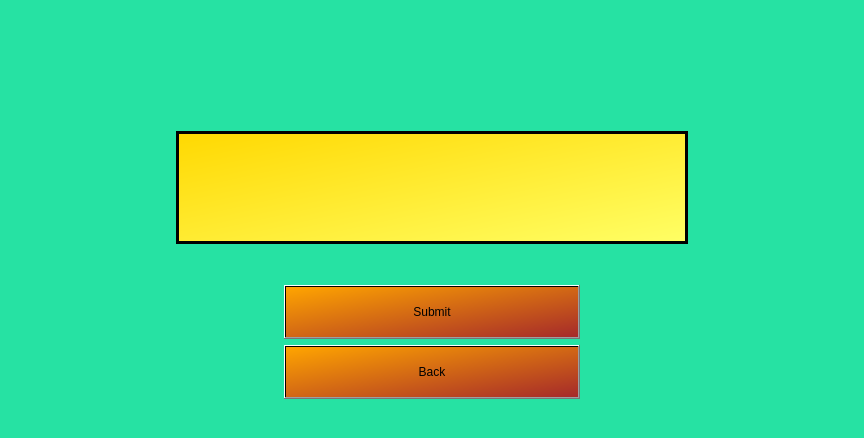
<?xml version="1.0" encoding="UTF-8"?>
<ui version="4.0">
 <class>Form</class>
 <widget class="QWidget" name="Form">
  <property name="geometry">
   <rect>
    <x>0</x>
    <y>0</y>
    <width>864</width>
    <height>438</height>
   </rect>
  </property>
  <property name="minimumSize">
   <size>
    <width>864</width>
    <height>438</height>
   </size>
  </property>
  <property name="windowTitle">
   <string>Form</string>
  </property>
  <property name="styleSheet">
   <string notr="true">QWidget#Form {
	background-color: #26E2A3;
}</string>
  </property>
  <layout class="QGridLayout" name="gridLayout" rowstretch="4,4,1,4,1" columnstretch="1,5,1">
   <item row="0" column="1">
    <widget class="QLabel" name="label">
     <property name="sizePolicy">
      <sizepolicy hsizetype="Ignored" vsizetype="Ignored">
       <horstretch>0</horstretch>
       <verstretch>0</verstretch>
      </sizepolicy>
     </property>
     <property name="text">
      <string/>
     </property>
     <property name="pixmap">
      <pixmap>../resource_images/player2_name.png</pixmap>
     </property>
     <property name="scaledContents">
      <bool>true</bool>
     </property>
    </widget>
   </item>
   <item row="2" column="1">
    <spacer name="horizontalSpacer_2">
     <property name="orientation">
      <enum>Qt::Horizontal</enum>
     </property>
     <property name="sizeHint" stdset="0">
      <size>
       <width>40</width>
       <height>20</height>
      </size>
     </property>
    </spacer>
   </item>
   <item row="4" column="1">
    <spacer name="horizontalSpacer">
     <property name="orientation">
      <enum>Qt::Horizontal</enum>
     </property>
     <property name="sizeType">
      <enum>QSizePolicy::Preferred</enum>
     </property>
     <property name="sizeHint" stdset="0">
      <size>
       <width>40</width>
       <height>20</height>
      </size>
     </property>
    </spacer>
   </item>
   <item row="2" column="0" rowspan="3">
    <widget class="QLabel" name="label_4">
     <property name="sizePolicy">
      <sizepolicy hsizetype="Ignored" vsizetype="Ignored">
       <horstretch>0</horstretch>
       <verstretch>0</verstretch>
      </sizepolicy>
     </property>
     <property name="text">
      <string/>
     </property>
     <property name="pixmap">
      <pixmap>../resource_images/b_queen.png</pixmap>
     </property>
     <property name="scaledContents">
      <bool>true</bool>
     </property>
    </widget>
   </item>
   <item row="0" column="2">
    <widget class="QLabel" name="label_2">
     <property name="sizePolicy">
      <sizepolicy hsizetype="Ignored" vsizetype="Ignored">
       <horstretch>0</horstretch>
       <verstretch>0</verstretch>
      </sizepolicy>
     </property>
     <property name="text">
      <string/>
     </property>
     <property name="pixmap">
      <pixmap>../resource_images/w_rook.png</pixmap>
     </property>
     <property name="scaledContents">
      <bool>true</bool>
     </property>
    </widget>
   </item>
   <item row="3" column="1">
    <layout class="QGridLayout" name="gridLayout_2" columnstretch="1,2,1">
     <item row="0" column="2" rowspan="2">
      <spacer name="verticalSpacer">
       <property name="orientation">
        <enum>Qt::Vertical</enum>
       </property>
       <property name="sizeType">
        <enum>QSizePolicy::Preferred</enum>
       </property>
       <property name="sizeHint" stdset="0">
        <size>
         <width>20</width>
         <height>40</height>
        </size>
       </property>
      </spacer>
     </item>
     <item row="1" column="1">
      <widget class="QPushButton" name="backButton">
       <property name="sizePolicy">
        <sizepolicy hsizetype="Preferred" vsizetype="Preferred">
         <horstretch>0</horstretch>
         <verstretch>0</verstretch>
        </sizepolicy>
       </property>
       <property name="styleSheet">
        <string notr="true">background-color: qlineargradient(x1: 0, y1: 0, x2: 1, y2: 1, stop: 0 orange, stop: 1 brown);</string>
       </property>
       <property name="text">
        <string>Back</string>
       </property>
      </widget>
     </item>
     <item row="0" column="1">
      <widget class="QPushButton" name="submitButton">
       <property name="sizePolicy">
        <sizepolicy hsizetype="Preferred" vsizetype="Preferred">
         <horstretch>0</horstretch>
         <verstretch>0</verstretch>
        </sizepolicy>
       </property>
       <property name="styleSheet">
        <string notr="true">background-color: qlineargradient(x1: 0, y1: 0, x2: 1, y2: 1, stop: 0 orange, stop: 1 brown);</string>
       </property>
       <property name="text">
        <string>Submit</string>
       </property>
      </widget>
     </item>
     <item row="0" column="0" rowspan="2">
      <spacer name="verticalSpacer_2">
       <property name="orientation">
        <enum>Qt::Vertical</enum>
       </property>
       <property name="sizeType">
        <enum>QSizePolicy::Preferred</enum>
       </property>
       <property name="sizeHint" stdset="0">
        <size>
         <width>20</width>
         <height>40</height>
        </size>
       </property>
      </spacer>
     </item>
    </layout>
   </item>
   <item row="2" column="2" rowspan="3">
    <widget class="QLabel" name="label_5">
     <property name="sizePolicy">
      <sizepolicy hsizetype="Ignored" vsizetype="Ignored">
       <horstretch>0</horstretch>
       <verstretch>0</verstretch>
      </sizepolicy>
     </property>
     <property name="text">
      <string/>
     </property>
     <property name="pixmap">
      <pixmap>../resource_images/w_queen.png</pixmap>
     </property>
     <property name="scaledContents">
      <bool>true</bool>
     </property>
    </widget>
   </item>
   <item row="0" column="0">
    <widget class="QLabel" name="label_3">
     <property name="sizePolicy">
      <sizepolicy hsizetype="Ignored" vsizetype="Ignored">
       <horstretch>0</horstretch>
       <verstretch>0</verstretch>
      </sizepolicy>
     </property>
     <property name="text">
      <string/>
     </property>
     <property name="pixmap">
      <pixmap>../resource_images/black_rook.png</pixmap>
     </property>
     <property name="scaledContents">
      <bool>true</bool>
     </property>
    </widget>
   </item>
   <item row="1" column="1">
    <layout class="QGridLayout" name="gridLayout_3">
     <item row="0" column="1">
      <widget class="QLineEdit" name="nameField">
       <property name="sizePolicy">
        <sizepolicy hsizetype="Preferred" vsizetype="Preferred">
         <horstretch>0</horstretch>
         <verstretch>0</verstretch>
        </sizepolicy>
       </property>
       <property name="styleSheet">
        <string notr="true">background-color: qlineargradient(x1: 0, y1: 0, x2: 1, y2: 1, stop: 0 #FFD800, stop: 1 #FFFF66);
border: 3px solid black;</string>
       </property>
       <property name="alignment">
        <set>Qt::AlignCenter</set>
       </property>
      </widget>
     </item>
     <item row="0" column="0">
      <spacer name="horizontalSpacer_3">
       <property name="orientation">
        <enum>Qt::Horizontal</enum>
       </property>
       <property name="sizeType">
        <enum>QSizePolicy::Ignored</enum>
       </property>
       <property name="sizeHint" stdset="0">
        <size>
         <width>40</width>
         <height>20</height>
        </size>
       </property>
      </spacer>
     </item>
     <item row="0" column="2">
      <spacer name="horizontalSpacer_4">
       <property name="orientation">
        <enum>Qt::Horizontal</enum>
       </property>
       <property name="sizeType">
        <enum>QSizePolicy::Ignored</enum>
       </property>
       <property name="sizeHint" stdset="0">
        <size>
         <width>40</width>
         <height>20</height>
        </size>
       </property>
      </spacer>
     </item>
    </layout>
   </item>
  </layout>
 </widget>
 <resources/>
 <connections/>
</ui>
